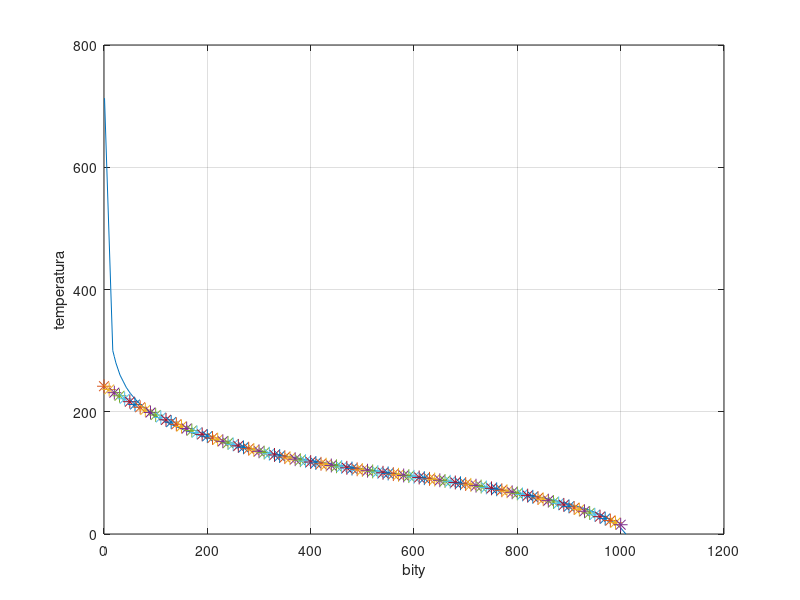

Write MATLAB code to recreate this figure.
%tablica wartosci z karty katalogowej

temptable = [...
     1, 713;
    17, 300; 
    20, 290;
    23, 280;
    27, 270;
    31, 260;
    37, 250;
    43, 240;
    51, 230;
    61, 220;
    73, 210;
    87, 200;
   106, 190;
   128, 180;
   155, 170;
   189, 160;
   230, 150;
   278, 140;
   336, 130;
   402, 120;
   476, 110;
   554, 100;
   635,  90;
   713,  80;
   784,  70;
   846,  60;
   897,  50;
   937,  40;
   966,  30;
   986,  20;
  1000,  10;
  1010,   0];


% wykreślenie krzywej
plot(temptable(:,1),temptable(:,2))
grid on
xlabel('bity')
ylabel('temperatura')


% wyznaczenie 4 punktow, potrzebnych do wyliczenia a,b,c,d
x1 = temptable(12,1);
y1 = temptable(12,2);

x2 = temptable(18,1);
y2 = temptable(18,2);

x3 = temptable(24,1);
y3 = temptable(24,2);

x4 = temptable(30,1);
y4 = temptable(30,2);

X = [ x1^3 x1^2 x1 1;
      x2^3 x2^2 x2 1;
      x3^3 x3^2 x3 1;
      x4^3 x4^2 x4 1
    ];

Y = [ y1;
      y2;
      y3;
      y4
    ];

Z = inv(X)*Y;

% wykreslenie krzywej o znanych a,b,c,d
hold on 
for x = 0:10:1000
   y = Z(1)*x^3 + Z(2)*x^2 + Z(3)*x^1 +Z(4);
   plot(x,y,'*','MarkerSize',10);
end
hold off
